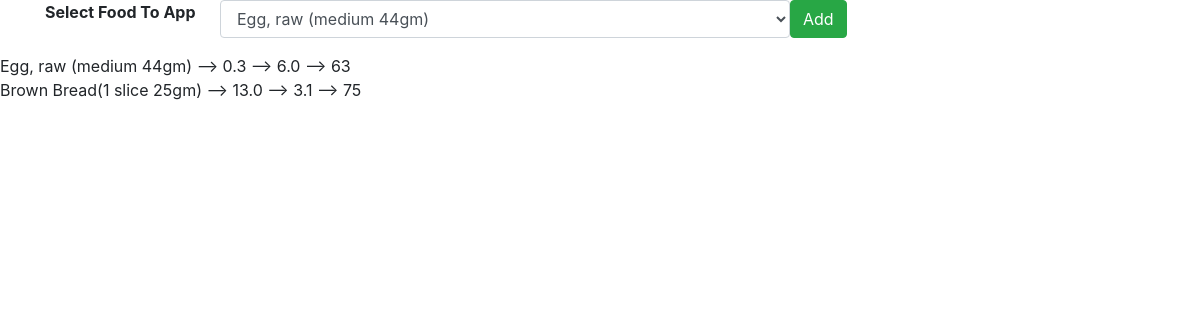
Before: / (signed in) with the older database file.
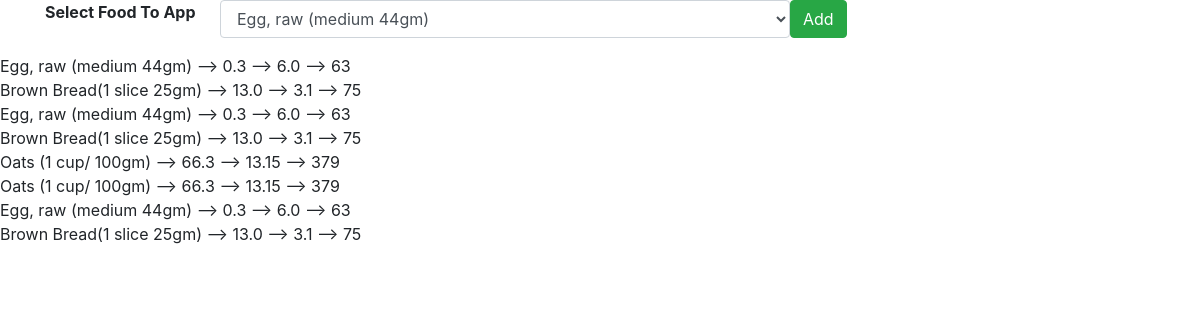
After: the same page with the newer database file.
### myapp/models.py (models this page shows, shortened)
class Consume(models.Model):
    user = models.ForeignKey(User,on_delete=models.CASCADE)
    food_consumed = models.ForeignKey(Food,on_delete=models.CASCADE)

class Food(models.Model):
    name = models.CharField(max_length=100)
    carbs = models.FloatField()
    protein = models.FloatField()
    fats = models.FloatField()
    calories = models.IntegerField()

### myapp/views.py (the view)
# urls.py: path('',views.index,name='index'),
def index(request):
    if request.method == "POST":
        food_consumed = request.POST['food_consumed']
        consume = Food.objects.get(name=food_consumed)
        user = request.user
        consume = Consume(user=user,food_consumed=consume)
        consume.save()
        foods = Food.objects.all()
    else:
        foods = Food.objects.all()
    consumed_food = Consume.objects.filter(user=request.user)
    return render(request,'myapp/index.html',{'foods':foods,'consumed_food':consumed_food})

### myapp/templates/myapp/index.html (shortened to what this page needs)
<!DOCTYPE html>
<html lang="en">
<head>
    <link rel="stylesheet" href="https://cdn.jsdelivr.net/npm/bootstrap@4.6.2/dist/css/bootstrap.min.css">
</head>
<body>
  <div class="container">
    <div class="row">
      <div class="col-md-12">
        <form method="POST" action ="">
          <div class="form-group row">
          <label class="col-md-2">
           <b>Select Food To App </b>
          </label>
          <select class="col-md-6 form-control" name="food_consumed" id="food_consumed">
            {% for food in foods %}
            <option value="{{food.name}}">{{food.name}}</option>
           {% endfor %}
          </select>
          <button class="btn btn-success" type="submit" >Add</button>
        </div>
         </form>
      </div>
    </div>
  </div>
     {% for c in consumed_food %}
     {{c.food_consumed.name}} --> {{c.food_consumed.carbs}} --> {{c.food_consumed.protein}} --> {{c.food_consumed.calories}} <br>
     {% endfor %}
</body>
</html>

Changed rows visible on the page:
added Consume: food_consumed.name "Egg, raw (medium 44gm)", food_consumed.carbs "0.3", food_consumed.protein "6.0", food_consumed.calories "63"
added Consume: food_consumed.name "Brown Bread(1 slice 25gm)", food_consumed.carbs "13.0", food_consumed.protein "3.1", food_consumed.calories "75"
added Consume: food_consumed.name "Oats (1 cup/ 100gm)", food_consumed.carbs "66.3", food_consumed.protein "13.15", food_consumed.calories "379"
added Consume: food_consumed.name "Oats (1 cup/ 100gm)", food_consumed.carbs "66.3", food_consumed.protein "13.15", food_consumed.calories "379"
added Consume: food_consumed.name "Egg, raw (medium 44gm)", food_consumed.carbs "0.3", food_consumed.protein "6.0", food_consumed.calories "63"
added Consume: food_consumed.name "Brown Bread(1 slice 25gm)", food_consumed.carbs "13.0", food_consumed.protein "3.1", food_consumed.calories "75"
